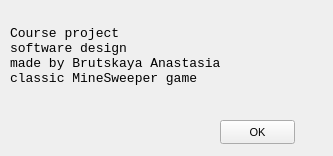
<?xml version="1.0" encoding="UTF-8"?>
<ui version="4.0">
 <class>AboutDialog</class>
 <widget class="QWidget" name="AboutDialog">
  <property name="geometry">
   <rect>
    <x>0</x>
    <y>0</y>
    <width>333</width>
    <height>156</height>
   </rect>
  </property>
  <property name="windowTitle">
   <string>MineSweeper - About</string>
  </property>
  <property name="windowIcon">
   <iconset resource="resource.qrc">
    <normaloff>:/Images/icon.ico</normaloff>:/Images/icon.ico</iconset>
  </property>
  <widget class="QLabel" name="pAboutLabel">
   <property name="geometry">
    <rect>
     <x>10</x>
     <y>0</y>
     <width>291</width>
     <height>111</height>
    </rect>
   </property>
   <property name="font">
    <font>
     <family>Consolas</family>
     <pointsize>10</pointsize>
    </font>
   </property>
   <property name="lineWidth">
    <number>5</number>
   </property>
   <property name="text">
    <string>Course project 
software design
made by Brutskaya Anastasia
classic MineSweeper game</string>
   </property>
   <property name="wordWrap">
    <bool>true</bool>
   </property>
  </widget>
  <widget class="QPushButton" name="pCloseButton">
   <property name="geometry">
    <rect>
     <x>220</x>
     <y>120</y>
     <width>75</width>
     <height>24</height>
    </rect>
   </property>
   <property name="font">
    <font>
     <pointsize>8</pointsize>
    </font>
   </property>
   <property name="text">
    <string>OK</string>
   </property>
   <property name="autoDefault">
    <bool>true</bool>
   </property>
  </widget>
 </widget>
 <resources>
  <include location="resource.qrc"/>
 </resources>
 <connections>
  <connection>
   <sender>pCloseButton</sender>
   <signal>clicked()</signal>
   <receiver>AboutDialog</receiver>
   <slot>close()</slot>
   <hints>
    <hint type="sourcelabel">
     <x>257</x>
     <y>131</y>
    </hint>
    <hint type="destinationlabel">
     <x>166</x>
     <y>77</y>
    </hint>
   </hints>
  </connection>
 </connections>
</ui>
